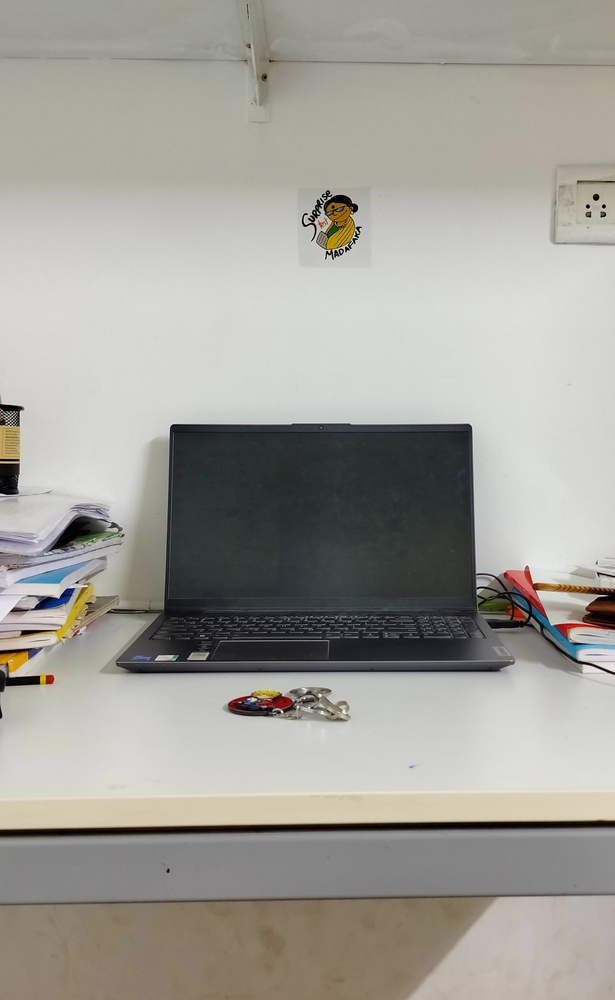
#> input picture part-2/input_images/middle.jpg, 615 x 1000 px, shrunk from 1889 x 3072 before the run
$ python stitchingv2.py
#> lines starting #> are read from the running program, lines starting #| are printed output that depends on the picture
import cv2
import numpy as np

def detect_keypoints(image):  # Function to detect keypoints and extract descriptors using SIFT
    gray = cv2.cvtColor(image, cv2.COLOR_BGR2GRAY)
    sift = cv2.SIFT_create()
    keypoints, descriptors = sift.detectAndCompute(gray, None)    # Detect keypoints and compute descriptors
    return keypoints, descriptors

def match_features(descriptors1, descriptors2):   # Function to match features between two sets of descriptors
    bf = cv2.BFMatcher(cv2.NORM_L2, crossCheck=True)
    matches = bf.match(descriptors1, descriptors2)    # Match descriptors
    matches = sorted(matches, key=lambda x: x.distance)   # Sort matches by distance (lower is better)
    return matches

def get_homography(matches, keypoints1, keypoints2):     # Function to compute homography matrix from matched features
    src_pts = np.float32([keypoints1[m.queryIdx].pt for m in matches]).reshape(-1, 1, 2)   # Extract source points
    dst_pts = np.float32([keypoints2[m.trainIdx].pt for m in matches]).reshape(-1, 1, 2)   # Extract destination points

    H, mask = cv2.findHomography(src_pts, dst_pts, cv2.RANSAC, 5.0)
    return H

def stitching(image1, image2):   # Function to stitch two images together
    keypoints1, descriptors1 = detect_keypoints(image1)
    keypoints2, descriptors2 = detect_keypoints(image2)
    # Draw keypoints on images and save them for visualization
    keypoint_image1 = cv2.drawKeypoints(image1, keypoints1, None, color=(0, 255, 0))
    keypoint_image2 = cv2.drawKeypoints(image2, keypoints2, None, color=(0, 255, 0))
    cv2.imwrite(f"output_images/KeypointsImage{i}1.jpg", keypoint_image1)
    cv2.imwrite(f"output_images/KeypointsImage{i}2.jpg", keypoint_image2)
    matches = match_features(descriptors1, descriptors2)   # Match features between the two images

     # Draw feature matches and save for visualization
    match_image = cv2.drawMatches(image1, keypoints1, image2, keypoints2, matches[:50], None, flags=2)
    cv2.imwrite(f"output_images/FeatureMatches{i}.jpg", match_image)
    H = get_homography(matches, keypoints1, keypoints2)   # Compute homography matrix
    height, width, _ = image2.shape    # Get dimensions of second image
    warped_image1 = cv2.warpPerspective(image1, H, (width * 2, height))   # Warp first image using homography
    warped_image1[0:height, 0:width] = image2 # Overlay second image onto warped image
    return warped_image1
    cv2.destroyAllWindows()

i=1 # Counter for saving intermediate images
# Load input images
image1 = cv2.imread("input_images/middle.jpg")  # Load middle image
#> image1 is the input picture: shape (1000, 615, 3); mean B, G, R 152.8, 159.5, 161.4
image2 = cv2.imread("input_images/left.jpg")  # Load left image
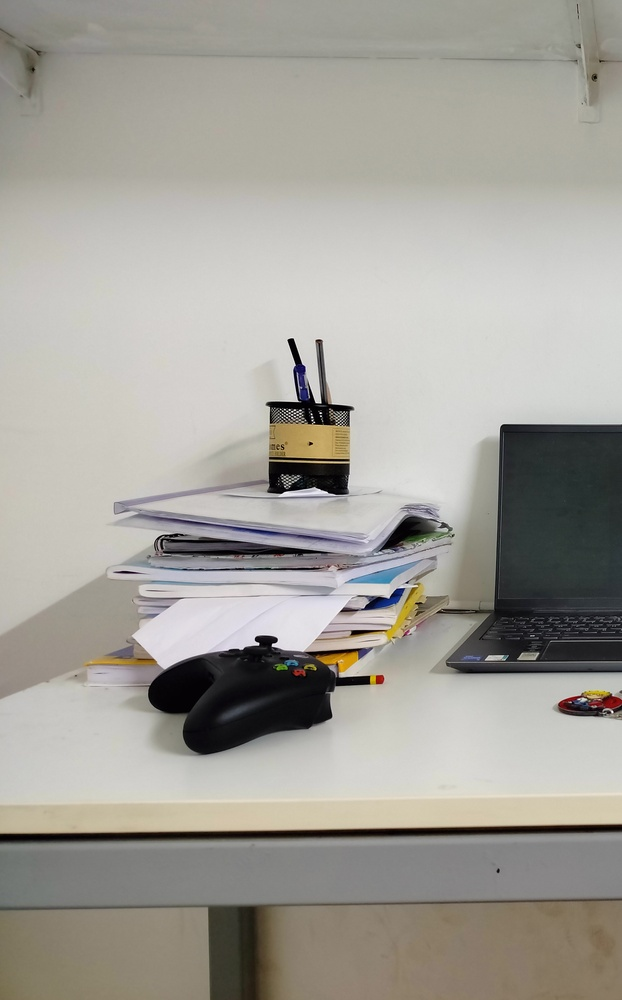
#> input picture part-2/input_images/left.jpg, 622 x 1000 px, shrunk from 1910 x 3072 before the run
#> image2 is the input picture: shape (1000, 622, 3); mean B, G, R 153, 160.2, 162.9
image3 = cv2.imread("input_images/right.jpg")  # Load right image
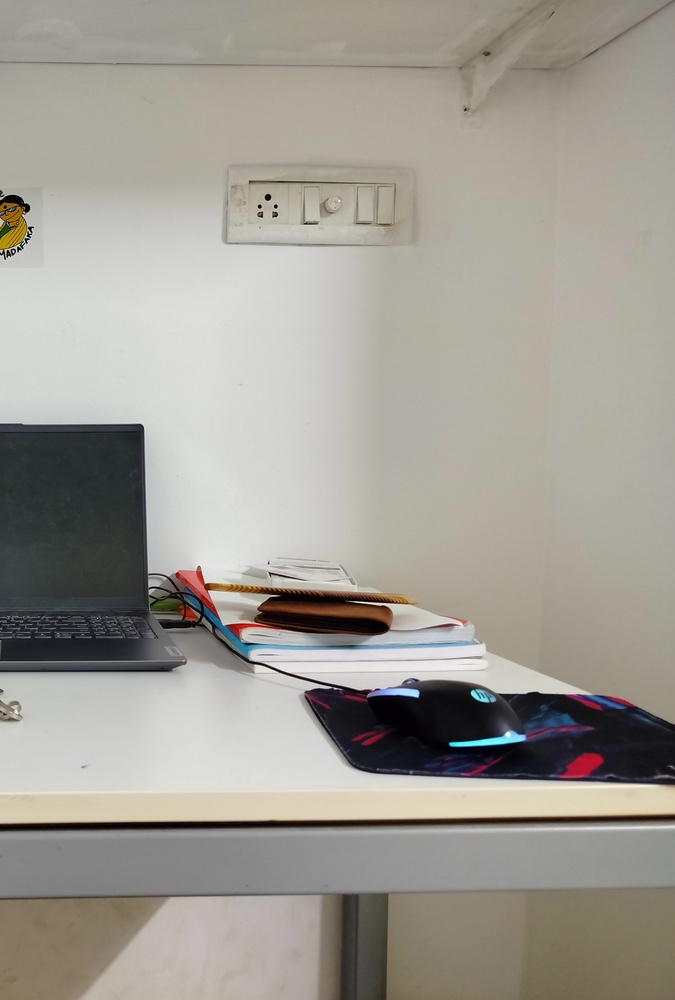
#> input picture part-2/input_images/right.jpg, 675 x 1000 px, shrunk from 2075 x 3072 before the run
#> image3 is the input picture: shape (1000, 675, 3); mean B, G, R 148.4, 156.6, 160.2

half_stitched = stitching (image3, image1)  # Stitch right and middle images first
#> in detect_keypoints, `keypoints, descriptors = sift.detectAndCompute(gray, None)`: keypoints = 333 keypoints; strongest (x, y, size): (276, 206, 2.5), (260, 206, 2.5), (268, 197, 4.2), (415, 693, 5.6)
#> in stitching, `keypoints1, descriptors1 = detect_keypoints(image1)`: keypoints1 has the same summary as keypoints in detect_keypoints
#> in detect_keypoints (call 2), `keypoints, descriptors = sift.detectAndCompute(gray, None)`: keypoints = 444 keypoints; strongest (x, y, size): (604, 206, 2.5), (588, 206, 2.5), (596, 197, 4.2), (346, 249, 2.1)
#> in stitching, `keypoints2, descriptors2 = detect_keypoints(image2)`: keypoints2 has the same summary as keypoints in detect_keypoints
#> in match_features, `matches = bf.match(descriptors1, descriptors2)`: matches = 185 matches
#> in stitching, `match_image = cv2.drawMatches(image1, keypoints1, image2, keypoints2, ..`:
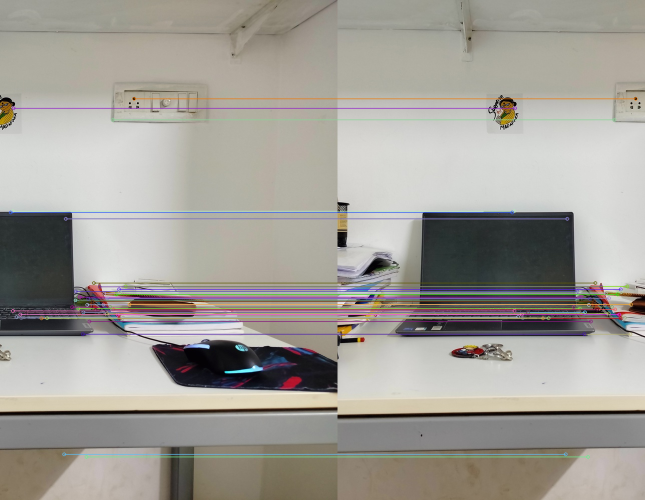
#> match_image: shape (1000, 1290, 3) (shown at 1/2 size); mean B, G, R 151.6, 158.1, 161.4
#> in get_homography, `src_pts = np.float32([keypoints1[m.queryIdx].pt for m in matches]).res..`: src_pts = 185 rows, first 8: [131.1, 437.2], [131.1, 437.2], [178.4, 642.5], [237.7, 578.2], [172.5, 913.4], [206.1, 609], [231.8, 588.1], [166.3, 624.3]
#> in get_homography, `dst_pts = np.float32([keypoints2[m.trainIdx].pt for m in matches]).res..`: dst_pts = 185 rows, first 8: [459.1, 437.2], [459.1, 437.2], [506.4, 642.5], [565.9, 578.3], [500.5, 913.4], [534.2, 609], [559.9, 588.1], [494.4, 624.3]
#> in get_homography, `H, mask = cv2.findHomography(src_pts, dst_pts, cv2.RANSAC, 5.0)`: H = [[1, -0.0008, 328.2], [0.000672, 0.999, 0.0185], [8.7e-07, -1.34e-06, 1]]; mask = 185 values, max 1 at index 0, min 0 at index 95, mean 0.795
cv2.imwrite("output_images/half_stitched.jpg", half_stitched)    # Save intermediate stitched result
i=2 # Update counter for second stitching step
# Stitch the left image with the already stitched image
full_stitched = stitching(half_stitched, image2)
#> in detect_keypoints (call 3), `gray = cv2.cvtColor(image, cv2.COLOR_BGR2GRAY)`:
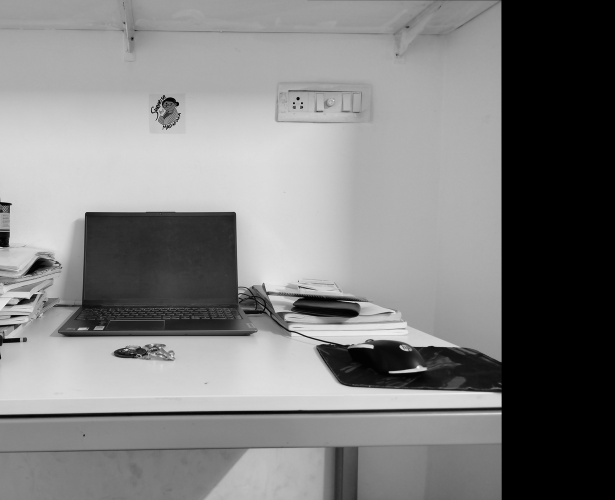
#> gray: shape (1000, 1230) (shown at 1/2 size); min 0, max 255, mean 127.7
#> in detect_keypoints (call 3), `keypoints, descriptors = sift.detectAndCompute(gray, None)`: keypoints = 590 keypoints; strongest (x, y, size): (604, 206, 2.5), (588, 206, 2.5), (596, 197, 4.2), (743, 693, 5.6)
#> in stitching (call 2), `keypoints1, descriptors1 = detect_keypoints(image1)`: keypoints1 has the same summary as keypoints in detect_keypoints
#> in detect_keypoints (call 4), `gray = cv2.cvtColor(image, cv2.COLOR_BGR2GRAY)`:
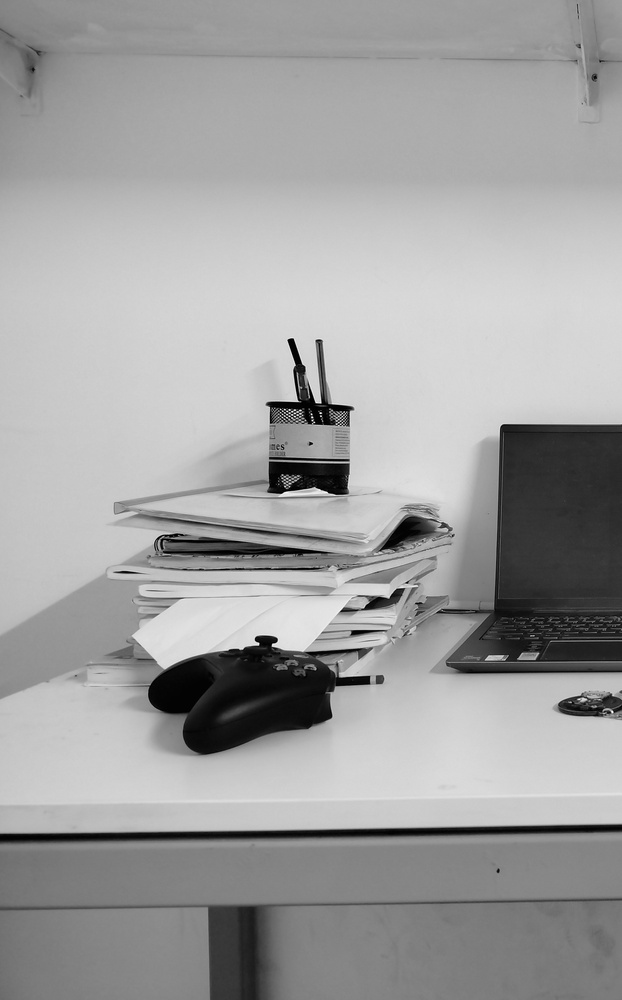
#> gray: shape (1000, 622); min 0, max 254, mean 160.3
#> in detect_keypoints (call 4), `keypoints, descriptors = sift.detectAndCompute(gray, None)`: keypoints = 344 keypoints; strongest (x, y, size): (291, 342, 5.2), (258, 644, 2.1), (273, 645, 2.6), (235, 700, 80.2)
#> in stitching (call 2), `keypoints2, descriptors2 = detect_keypoints(image2)`: keypoints2 has the same summary as keypoints in detect_keypoints
#> in match_features (call 2), `matches = bf.match(descriptors1, descriptors2)`: matches = 192 matches
#> in stitching (call 2), `match_image = cv2.drawMatches(image1, keypoints1, image2, keypoints2, ..`:
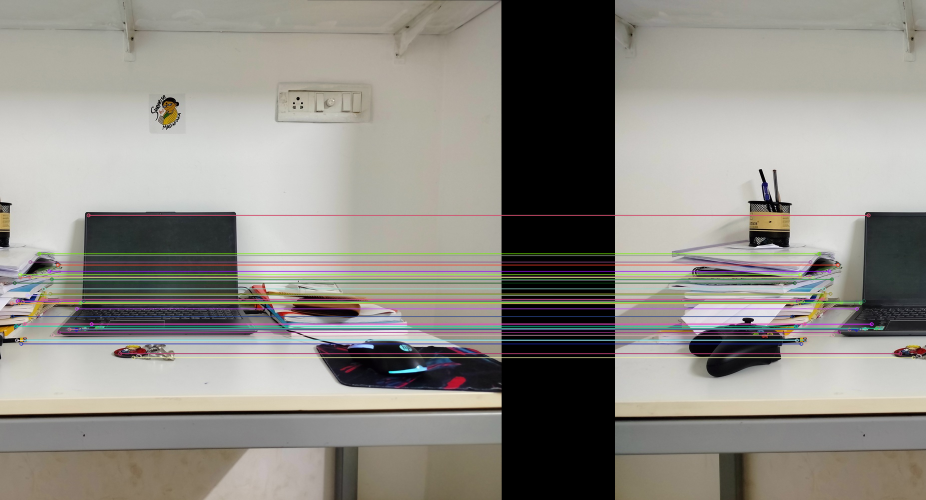
#> match_image: shape (1000, 1852, 3) (shown at 1/2 size); mean B, G, R 132.8, 139.4, 142.2
#> in get_homography (call 2), `src_pts = np.float32([keypoints1[m.queryIdx].pt for m in matches]).res..`: src_pts = 192 rows, first 8: [60.4, 523.6], [176.8, 430.2], [45.46, 602.7], [45.46, 602.7], [176.8, 430.2], [54.25, 590.3], [100.4, 587.2], [58.87, 553.4]
#> in get_homography (call 2), `dst_pts = np.float32([keypoints2[m.trainIdx].pt for m in matches]).res..`: dst_pts = 192 rows, first 8: [390.5, 523.7], [506.8, 430.2], [375.5, 602.7], [375.5, 602.7], [506.8, 430.2], [384.3, 590.4], [430.5, 587.2], [388.9, 553.4]
#> in stitching (call 2), `H = get_homography(matches, keypoints1, keypoints2)`: H = [[1, 0.000923, 329.6], [-0.000245, 1, -0.219], [-4.5e-08, 6.75e-07, 1]]
#> in stitching (call 2), `warped_image1[0:height, 0:width] = image2`:
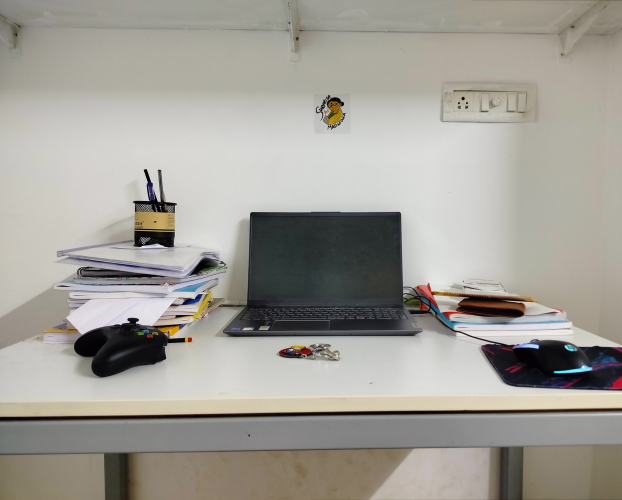
#> warped_image1: shape (1000, 1244, 3) (shown at 1/2 size); mean B, G, R 151.1, 158.5, 161.4
cv2.imwrite("output_images/panorama_3.jpg", full_stitched)   # Save final panorama image
cv2.destroyAllWindows()

# [38 lines of commented-out code are left out]
